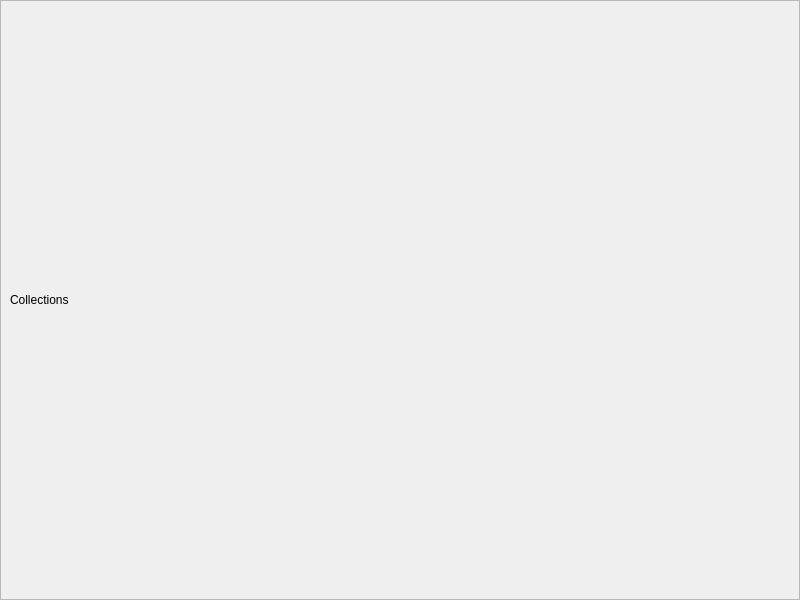
<?xml version="1.0" encoding="UTF-8"?>
<ui version="4.0">
 <class>CollectionsWidget</class>
 <widget class="QWidget" name="CollectionsWidget">
  <property name="geometry">
   <rect>
    <x>0</x>
    <y>0</y>
    <width>800</width>
    <height>600</height>
   </rect>
  </property>
  <property name="windowTitle">
   <string>Collections</string>
  </property>
  <layout class="QVBoxLayout" name="verticalLayout">
   <property name="spacing">
    <number>0</number>
   </property>
   <property name="leftMargin">
    <number>0</number>
   </property>
   <property name="topMargin">
    <number>0</number>
   </property>
   <property name="rightMargin">
    <number>0</number>
   </property>
   <property name="bottomMargin">
    <number>0</number>
   </property>
   <item>
    <widget class="QScrollArea" name="CollectionsScrollArea">
     <property name="widgetResizable">
      <bool>true</bool>
     </property>
     <widget class="QWidget" name="scrollAreaWidgetContents">
      <property name="geometry">
       <rect>
        <x>0</x>
        <y>0</y>
        <width>798</width>
        <height>598</height>
       </rect>
      </property>
      <layout class="QVBoxLayout" name="verticalLayout_2">
       <item>
        <widget class="QLabel" name="label">
         <property name="text">
          <string>Collections</string>
         </property>
        </widget>
       </item>
      </layout>
     </widget>
    </widget>
   </item>
  </layout>
 </widget>
 <resources/>
 <connections/>
</ui>
